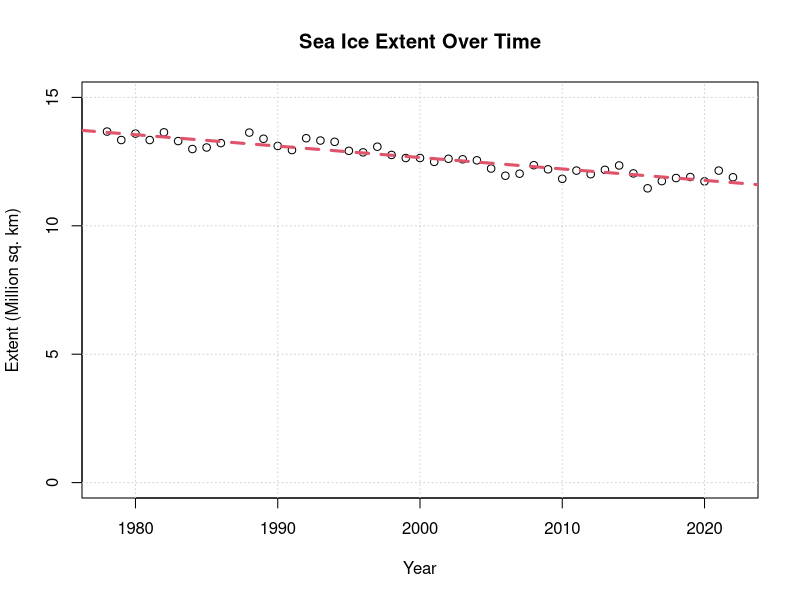

Generate this figure with R: (Note: this script raises an error after producing the figure.)
# Assuming the file is named 'seaice_data.csv' and is in your working directory
seaice_data <- read.csv("seaice.csv", header = TRUE)

# Plotting extent against year
plot(seaice_data$year, seaice_data$extent, 
     xlab = "Year", ylab = "Extent (Million sq. km)",
     main = "Sea Ice Extent Over Time", ylim = c(0, 15))  # Adjust ylim as needed

# You can add gridlines for better visualization
grid()

lm1 <- lm(extent ~ year, data = seaice_data)
summary(lm1)

abline(lm1, col = 2, lty = 2, lw = 3)

x <- I(seaice_data$year - 1978)
y <- seaice_data$extent
N <- length(seaice_data$year)

lm1 <- lm(y ~ x)
summary(lm1)

#y = a + bx + error
lm_alpha <- summary(lm1)$coeff[1] #zac. vrednost
lm_beta <- summary(lm1)$coeff[2] #koeficient
lm_sigma <- sigma(lm1) #the residual error

stan_data <- list(N = N, x = x, y = y)

stanc("model.stan")

stan_model1 <- "model.stan"

fit <- stan(file = stan_model1, data = stan_data, warmup = 500, iter = 1000, chains = 4, cores = 2, thin = 1)
fit
posterior <- extract(fit)
str(posterior)

plot(y ~ x, pch = 20)

abline(lm1, col = 2, lty = 2, lw = 3)
abline( mean(posterior$alpha), mean(posterior$beta), col = 6, lw = 2)

for (i in 1:500) {
  abline(posterior$alpha[i], posterior$beta[i], col = "gray", lty = 1)
}

plot(y ~ x, pch = 20)

for (i in 1:500) {
  abline(posterior$alpha[i], posterior$beta[i], col = "gray", lty = 1)
}

abline(mean(posterior$alpha), mean(posterior$beta), col = 6, lw = 2)

stan_model2 <- "model2.stan"

fit2 <- stan(stan_model2, data = stan_data, warmup = 500, iter = 1000, chains = 4, cores = 2, thin = 1)

posterior2 <- extract(fit2)

plot(y ~ x, pch = 20)

abline(posterior2$alpha, posterior2$beta, col = 4, lty = 2, lw = 2)
abline(mean(posterior2$alpha), mean(posterior2$beta), col = 3, lw = 2)
abline(mean(posterior$alpha), mean(posterior$beta), col = 36, lw = 3)

#traceplots:
plot(posterior$alpha, type = "l")
plot(posterior$beta, type = "l")
plot(posterior$sigma, type = "l")

fit_bad <- stan(stan_model1, data = stan_data, warmup = 25, iter = 50, chains = 4, cores = 2, thin = 1)
posterior_bad <- extract(fit_bad)

plot(posterior_bad$alpha, type = "l")
plot(posterior_bad$beta, type = "l")
plot(posterior_bad$sigma, type = "l")

#parameter summaries
par(mfrow = c(1,3))

plot(density(posterior$alpha), main = "Alpha")
abline(v = lm_alpha, col = 4, lty = 2)

plot(density(posterior$beta), main = "Beta")
abline(v = lm_beta, col = 4, lty = 2)

plot(density(posterior$sigma), main = "Sigma")
abline(v = lm_sigma, col = 4, lty = 2)

sum(posterior$beta>0)/length(posterior$beta)
# 0

sum(posterior$beta>0.2)/length(posterior$beta)
# 0

traceplot(fit)

stan_dens(fit)
stan_hist(fit)

plot(fit, show_density = FALSE, ci_level = 0.5, outer_level = 0.95, fill_color = "salmon")

model2_GQ <- "model2_GQ.stan";

fit3 <- stan(model2_GQ, data = stan_data, iter = 1000, chains = 4, cores = 2, thin = 1)

y_rep <- as.matrix(fit3, pars = "y_rep")
dim(y_rep)

ppc_dens_overlay(y, y_rep[1:200, ])

ppc_stat(y = y, yrep = y_rep, stat = "mean")

ppc_scatter_avg(y = y, yrep = y_rep)

#available_ppc()
#color_scheme_view(c("blue", "gray", "green", "pink", "purple", "red","teal","yellow"))
#color_scheme_view("mix-blue-red")
#color_scheme_set("blue")